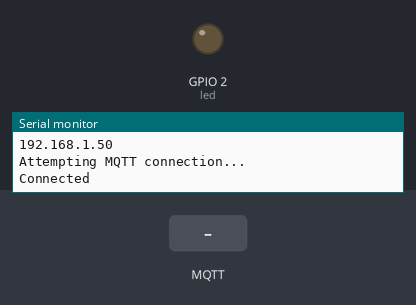
A sketch run on a simulated ESP32. Shown: output pins drawn as LEDs (lit = HIGH), the last lines printed to the serial monitor. The test bench sets the inputs (shaded band). WiFi joins after 1.5 s; servers stay silent unless stated; no MQTT or app messages arrive unless stated.

Above: at 2.7 s.
2.8 s: MQTT message "on" arrives on the first subscribed topic
At 4.2 s:
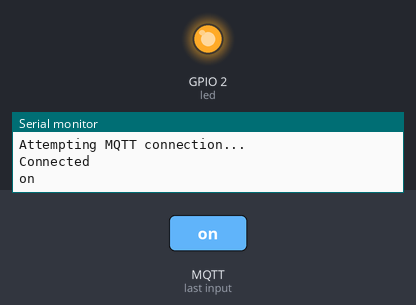
5.0 s: MQTT message "0.0" arrives on the first subscribed topic
At 6.7 s:
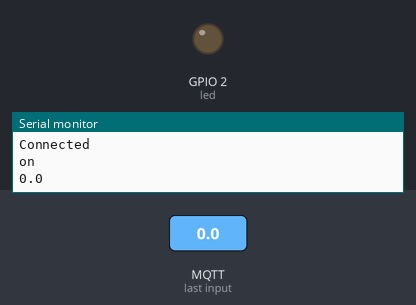
7.0 s: MQTT message "1" arrives on the first subscribed topic
At 8.4 s:
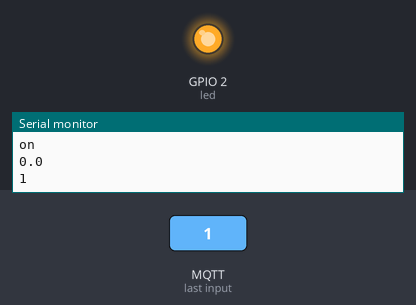
Timing chart, 0 to 10.0 s (numbered marks = the images above; inputs shaded):
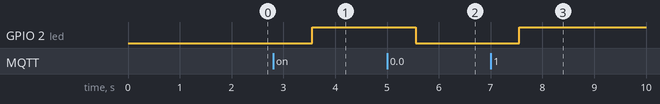

The sketch:

MQTT_Subscribe.ino
```cpp
#include <WiFi.h>
#include <PubSubClient.h>

#define WIFISSID "PI"
#define PASSWORD "123456789."
#define TOKEN "HEkDHa9KZqSAfgQGGeVHAacE7YS5eqEJSMdoMaYBpFZuLEYfIHN7GNBDBjwDy1ce"
#define MQTT_CLIENT_NAME "9977747566353"

#define VARIABLE_LABEL_SUBSCRIBE "led"
#define DEVICE_LABEL "esp32"
// "/esp32/led"

//#define led LED_BUILTIN
#define led 2
char mqttBroker[]  = "mqtt.flespi.io";
char payload[100];
char topicSubscribe[100];

WiFiClient ubidots;
PubSubClient client(ubidots);


void reconnect()
{

  while (!client.connected())
  {
    Serial.println("Attempting MQTT connection...");


    if (client.connect(MQTT_CLIENT_NAME, TOKEN, ""))
    {
      Serial.println("Connected");
      client.subscribe(topicSubscribe);
    }
    else
    {
      Serial.print("Failed, rc=");
      Serial.print(client.state());
      Serial.println(" try again in 2 seconds");

      delay(2000);
    }
  }
}

void callback(char* topic, byte* payload, unsigned int length)
{
  char p[length + 1];
  memcpy(p, payload, length);
  p[length] = NULL;
  String message(p);


  if (message == "0.0")
  {
    digitalWrite(led, LOW);
  }
  else
  {
    digitalWrite(led, HIGH);
  }

  Serial.write(payload, length);
  Serial.println();
}


void setup()
{
  Serial.begin(115200);
  WiFi.begin(WIFISSID, PASSWORD);

  pinMode(led, OUTPUT);

  Serial.println();
  Serial.print("Wait for WiFi...");

  while (WiFi.status() != WL_CONNECTED)
  {
    Serial.print(".");
    delay(500);
  }

  Serial.println("");
  Serial.println("WiFi Connected");
  Serial.println("IP address: ");
  Serial.println(WiFi.localIP());
  client.setServer(mqttBroker, 1883);
  client.setCallback(callback);

  sprintf(topicSubscribe, "/%s/%s", DEVICE_LABEL, VARIABLE_LABEL_SUBSCRIBE);
  //   /esp32/led
  client.subscribe(topicSubscribe);
}

void loop()
{
  if (!client.connected())
  {
    client.subscribe(topicSubscribe);
    reconnect();
  }

  client.loop();
  delay(1000);
}
```

Measured:
- after the input at 2.8 s, GPIO 2 (led): LOW → HIGH after 0.76 s
- after the input at 5.0 s, GPIO 2 (led): HIGH → LOW after 0.56 s
- after the input at 7.0 s, GPIO 2 (led): LOW → HIGH after 0.56 s
